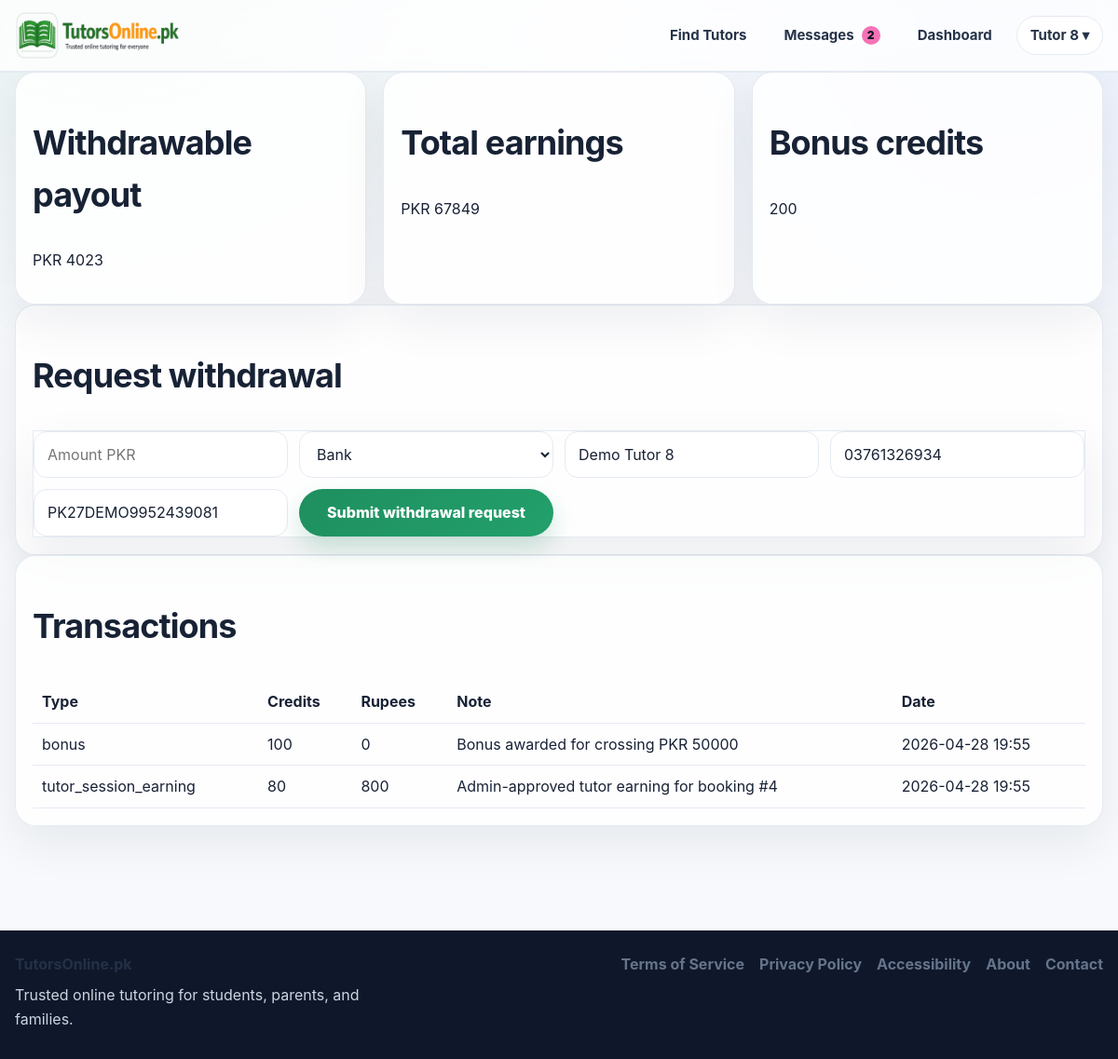
The app's page /wallet (signed in) with its own data.
### app.py (models this page shows, shortened)
class User(UserMixin, db.Model):
    id = db.Column(db.Integer, primary_key=True)
    email = db.Column(db.String(120), unique=True, nullable=False)
    password_hash = db.Column(db.String(255), nullable=False)
    role = db.Column(db.String(20), nullable=False, default="student")
    full_name = db.Column(db.String(120), nullable=False)
    public_name = db.Column(db.String(120), nullable=False)
    qualification = db.Column(db.String(120), default="")
    subjects = db.Column(db.String(255), default="")
    class_levels = db.Column(db.String(255), default="")
    experience_years = db.Column(db.Integer, default=0)
    bio = db.Column(db.Text, default="")
    degree_title = db.Column(db.String(255), default="")
    degree_major = db.Column(db.String(255), default="")
    degree_institution = db.Column(db.String(255), default="")
    degree_year = db.Column(db.String(50), default="")
    degree_grade = db.Column(db.String(50), default="")
    previous_path_choice = db.Column(db.String(50), default="")
    mphil_title = db.Column(db.String(255), default="")
    mphil_major = db.Column(db.String(255), default="")
    mphil_institution = db.Column(db.String(255), default="")
    mphil_year = db.Column(db.String(50), default="")
    mphil_grade = db.Column(db.String(50), default="")
    mphil_additional_note = db.Column(db.String(255), default="")
    masters_title = db.Column(db.String(255), default="")
    masters_major = db.Column(db.String(255), default="")
    masters_institution = db.Column(db.String(255), default="")
    masters_year = db.Column(db.String(50), default="")
    masters_grade = db.Column(db.String(50), default="")
    masters_additional_note = db.Column(db.String(255), default="")
    bachelor_title = db.Column(db.String(255), default="")
    bachelor_major = db.Column(db.String(255), default="")
    bachelor_institution = db.Column(db.String(255), default="")
    bachelor_year = db.Column(db.String(50), default="")
    bachelor_grade = db.Column(db.String(50), default="")
    bachelor_additional_note = db.Column(db.String(255), default="")
    inter_program = db.Column(db.String(100), default="")
    inter_institution = db.Column(db.String(255), default="")
    inter_grade = db.Column(db.String(50), default="")
    inter_year = db.Column(db.String(50), default="")
    matric_program = db.Column(db.String(100), default="")
    matric_institution = db.Column(db.String(255), default="")
    matric_grade = db.Column(db.String(50), default="")
    matric_year = db.Column(db.String(50), default="")
    gender = db.Column(db.String(50), default="")
    city = db.Column(db.String(120), default="")
    main_subject = db.Column(db.String(120), default="")
    additional_subjects = db.Column(db.String(255), default="")
    student_level = db.Column(db.String(120), default="")
    student_subject_needed = db.Column(db.String(120), default="")
    preferred_tutor_gender = db.Column(db.String(50), default="")
    learning_mode = db.Column(db.String(50), default="")
    teaching_mode = db.Column(db.String(50), default="")
    hourly_rate = db.Column(db.Integer, default=0)
    mobile_number = db.Column(db.String(40), default="")
    cnic_number = db.Column(db.String(40), default="")
    profile_image = db.Column(db.String(255), default="")
    degree_file = db.Column(db.String(255), default="")
    additional_qualification_level = db.Column(db.String(80), default="")
    additional_qualification_title = db.Column(db.String(255), default="")
    additional_qualification_major = db.Column(db.String(255), default="")
    additional_qualification_institution = db.Column(db.String(255), default="")
    additional_qualification_year = db.Column(db.String(50), default="")
    additional_qualification_grade = db.Column(db.String(50), default="")
    additional_qualification_file = db.Column(db.String(255), default="")
    demo_video_url = db.Column(db.String(255), default="")
    demo_video_file = db.Column(db.String(255), default="")
    modest_profile = db.Column(db.Boolean, default=False)
    audio_only = db.Column(db.Boolean, default=False)
    is_active_user = db.Column(db.Boolean, default=True)
    is_verified_tutor = db.Column(db.Boolean, default=False)
    profile_stage = db.Column(db.String(40), default="basic_complete")
    verification_submitted_at = db.Column(db.DateTime)
    approved_at = db.Column(db.DateTime)
    rejected_at = db.Column(db.DateTime)
    admin_review_note = db.Column(db.Text, default="")
    is_public_tutor = db.Column(db.Boolean, default=False)
    tutor_category = db.Column(db.String(80), default="")
    bonus_credits = db.Column(db.Integer, default=0)
    total_earnings_pkr = db.Column(db.Integer, default=0)
    monthly_earnings_pkr = db.Column(db.Integer, default=0)
    sessions_completed = db.Column(db.Integer, default=0)
    rating_avg = db.Column(db.Float, default=0.0)
    rating_count = db.Column(db.Integer, default=0)
    credits_balance = db.Column(db.Integer, default=0)
    pending_payout_pkr = db.Column(db.Integer, default=0)
    payout_method = db.Column(db.String(30), default="bank")
    payout_account_title = db.Column(db.String(120), default="")
    payout_account_number = db.Column(db.String(120), default="")
    payout_iban = db.Column(db.String(64), default="")
    created_at = db.Column(db.DateTime, default=datetime.utcnow)
    bookings_as_student = db.relationship(
        "Booking",
        backref="student",
        lazy=True,
        foreign_keys="Booking.student_id",
    )
    bookings_as_tutor = db.relationship(
        "Booking",
        backref="tutor",
        lazy=True,
        foreign_keys="Booking.tutor_id",
    )
    @property
    def is_active(self):
        return self.is_active_user

class CreditTransaction(db.Model):
    id = db.Column(db.Integer, primary_key=True)
    user_id = db.Column(db.Integer, db.ForeignKey("user.id"), nullable=False)
    credits_change = db.Column(db.Integer, nullable=False)
    rupee_amount = db.Column(db.Integer, default=0)
    tx_type = db.Column(db.String(50), nullable=False)
    note = db.Column(db.String(255), default="")
    created_at = db.Column(db.DateTime, default=datetime.utcnow)
    user = db.relationship("User", backref="credit_transactions")

### app.py (the view, shortened to what this page needs)
@app.route("/wallet")
@login_required
def student_wallet():
    txs = (
        CreditTransaction.query.filter_by(user_id=current_user.id)
        .order_by(CreditTransaction.created_at.desc())
        .all()
    )
    return render_template("tutor_wallet.html", txs=txs)

### app.py (called while the page is built, shortened)
@app.context_processor
def inject_message_badge():
    return {
        "global_unread_messages": unread_message_count_for(current_user)
        if current_user.is_authenticated else 0
    }

@login_manager.user_loader
def load_user(user_id):
    return User.query.get(int(user_id))

def unread_message_count_for(user):
    if not user or not getattr(user, "is_authenticated", False):
        return 0
    if user.role == "student":
        convo_ids = [
            c.id for c in Conversation.query.filter_by(student_id=user.id).all()
        ]
    elif user.role == "tutor":
        convo_ids = [
            c.id for c in Conversation.query.filter_by(tutor_id=user.id).all()
        ]
    elif user.role == "admin":
        return 0
    else:
        return 0
    if not convo_ids:
        return 0
    return Message.query.filter(
        Message.conversation_id.in_(convo_ids),
        Message.sender_id != user.id,
        Message.is_read == False
    ).count()

@app.context_processor
def inject_globals():
    return {
        "credit_rate": app.config["CREDIT_RATE"],
        "google_configured": bool(
            app.config["GOOGLE_CLIENT_ID"] and app.config["GOOGLE_CLIENT_SECRET"]
        ),
        "under_construction": UNDER_CONSTRUCTION,
    }

@app.after_request
def add_security_headers(response):
    response.headers.setdefault("X-Content-Type-Options", "nosniff")
    response.headers.setdefault("X-Frame-Options", "SAMEORIGIN")
    response.headers.setdefault("Referrer-Policy", "strict-origin-when-cross-origin")
    response.headers.setdefault(
        "Permissions-Policy",
        "camera=(self), microphone=(self), geolocation=()",
    )
    return response

@app.before_request
def construction_gate():
    if request.method == "GET" and not request.path.startswith("/static/"):
        if not session.get("_visit_counted"):
            session["_visit_counted"] = True
            app.config["VISITOR_COUNT"] = app.config.get("VISITOR_COUNT", 0) + 1
    if current_user.is_authenticated and current_user.role == "admin":
        if request.args.get("preview") == "1":
            return
    if current_user.is_authenticated and current_user.role == "admin":
        if request.args.get("preview") == "1":
            session["preview_mode"] = True
    if session.get("preview_mode"):
        return
    if not UNDER_CONSTRUCTION:
        return

### templates/tutor_wallet.html (shortened to what this page needs)
{% extends 'base.html' %}
{% block content %}
<section class="grid three">
  <div class="card"><h2>Withdrawable payout</h2><p>PKR {{ current_user.pending_payout_pkr or 0 }}</p></div>
  <div class="card"><h2>Total earnings</h2><p>PKR {{ current_user.total_earnings_pkr }}</p></div>
  <div class="card"><h2>Bonus credits</h2><p>{{ current_user.bonus_credits }}</p></div>
</section>
<section class="card">
  <h2>Request withdrawal</h2>
  <form method="post" action="{{ url_for('withdraw') }}" class="form-grid two-col">
    <input type="number" name="amount_pkr" min="1" max="{{ current_user.pending_payout_pkr or 0 }}" placeholder="Amount PKR" required>
    <select name="payout_method">
      <option value="bank" {% if current_user.payout_method == 'bank' %}selected{% endif %}>Bank</option>
    </select>
    <input name="payout_account_title" placeholder="Account title" value="{{ current_user.payout_account_title or '' }}" required>
    <input name="payout_account_number" placeholder="Account number / mobile wallet no" value="{{ current_user.payout_account_number or '' }}">
    <input name="payout_iban" placeholder="IBAN (optional)" value="{{ current_user.payout_iban or '' }}">
    <button class="btn" type="submit" {% if not current_user.pending_payout_pkr %}disabled{% endif %}>Submit withdrawal request</button>
  </form>
</section>
<section class="card">
  <h2>Transactions</h2>
  <table class="table">
    <tr><th>Type</th><th>Credits</th><th>Rupees</th><th>Note</th><th>Date</th></tr>
    {% for tx in txs %}
    <tr><td>{{ tx.tx_type }}</td><td>{{ tx.credits_change }}</td><td>{{ tx.rupee_amount }}</td><td>{{ tx.note }}</td><td>{{ tx.created_at.strftime('%Y-%m-%d %H:%M') }}</td></tr>
    {% else %}
    <tr><td colspan="5">No entries yet.</td></tr>
    {% endfor %}
  </table>
</section>
{% endblock %}

### templates/base.html (shortened to what this page needs)
<!doctype html>
<html lang="en">
<head>
  <link rel="stylesheet" href="{{ url_for('static', filename='css/styles.css') }}">
  <link rel="stylesheet" href="{{ url_for('static', filename='css/design-system.css') }}">
</head>
<body>
  <header class="site-header">
    <div class="container nav-wrap">
      <a href="{{ url_for('index') }}" class="brand">
        <img src="{{ url_for('static', filename='images/logo.png') }}" alt="TutorsOnline.pk" class="brand-logo">
      </a>
     <nav class="main-nav">
      <a href="{{ url_for('tutors') }}">Find Tutors</a>
      {% if current_user.is_authenticated %}
        <a href="{{ url_for('messages_inbox') }}" class="nav-messages-link">
          Messages
          {% if global_unread_messages and global_unread_messages > 0 %}
            <span class="nav-msg-badge">{{ global_unread_messages }}</span>
          {% endif %}
        </a>
        <a href="{{ url_for('dashboard') }}">Dashboard</a>
        <div class="nav-user-dropdown">
          <button type="button" class="nav-user-trigger">
            {{ current_user.public_name or 'Account' }} ▾
          </button>
        </div>
      {% else %}
        <a href="{{ url_for('contact') }}">Contact</a>
        <a href="{{ url_for('login') }}">Login</a>
        <a href="{{ url_for('register') }}" class="nav-join-btn">Join</a>
      {% endif %}
    </nav>
    </div>
  </header>
  <main class="site-main">
    <div class="container">
      {% block content %}{% endblock %}
    </div>
  </main>
  <footer class="site-footer">
    <div class="container footer-wrap">
      <div class="footer-brand">
        <strong>TutorsOnline.pk</strong>
        <p>Trusted online tutoring for students, parents, and families.</p>
      </div>
      <div class="footer-links">
        <a href="{{ url_for('terms') }}">Terms of Service</a>
        <a href="{{ url_for('privacy') }}">Privacy Policy</a>
        <a href="{{ url_for('accessibility') }}">Accessibility</a>
        <a href="{{ url_for('about') }}">About</a>
        <a href="{{ url_for('contact') }}">Contact</a>
      </div>
    </div>
  </footer>
</body>
</html>

### static/css/styles.css (style rules this page uses)
:root { --bg: #f6f7f9; --surface: #ffffff; --surface-soft: rgba(255, 255, 255, 0.92); --text: #1f2a44; --muted: #5f6b7a; --line: #e3e8ee; --brand: #347a46; --brand-dark: #2d673c; --brand-light: #eef6f0; --blue: #2f67e8; --blue-dark: #2251bf; --shadow-soft: 0 12px 32px rgba(26, 37, 57, 0.05); --shadow-card: 0 14px 28px rgba(20, 31, 55, 0.06); --radius-xl: 28px; --radius-lg: 22px; --radius-md: 18px; --radius-sm: 14px; }
* { box-sizing: border-box; }
html { scroll-behavior: smooth; }
body { margin: 0; font-family: Arial, Helvetica, sans-serif; background: var(--bg); color: var(--text); }
a { text-decoration: none; color: var(--brand); }
img { max-width: 100%; }
.container { max-width: 1240px; margin: 0 auto; padding: 0 20px; }
.site-main { padding: 0 0 48px; }
.site-header { background: rgba(255, 255, 255, 0.95); border-bottom: 1px solid var(--line); position: sticky; top: 0; z-index: 50; backdrop-filter: blur(10px); }
.nav-wrap { min-height: 88px; display: flex; align-items: center; justify-content: space-between; gap: 20px; }
.brand { display: flex; align-items: center; }
.brand-logo { height: 58px; width: auto; display: block; }
.main-nav { display: flex; align-items: center; gap: 34px; flex-wrap: wrap; }
.main-nav a { color: #243047; font-size: 18px; font-weight: 500; }
.card { background: var(--surface); border: 1px solid var(--line); border-radius: 18px; padding: 18px; box-shadow: 0 10px 24px rgba(14, 32, 73, 0.04); }
.grid { display: grid; gap: 18px; }
.grid.three { grid-template-columns: repeat(auto-fit, minmax(220px, 1fr)); }
.form-grid { display: grid; gap: 12px; }
.form-grid.two-col { grid-template-columns: repeat(auto-fit, minmax(220px, 1fr)); }
input, select, textarea, button, progress { font: inherit; }
input, select, textarea { width: 100%; padding: 12px 14px; border: 1px solid var(--line); border-radius: 12px; background: #ffffff; }
.table { width: 100%; border-collapse: collapse; }
.table th, .table td { border-bottom: 1px solid var(--line); padding: 10px; text-align: left; vertical-align: top; }
.site-footer { margin-top: 48px; background: #ffffff; border-top: 1px solid var(--line); }
.footer-wrap { display: flex; justify-content: space-between; gap: 24px; padding: 24px 20px 30px; flex-wrap: wrap; }
.footer-brand strong { display: block; margin-bottom: 8px; color: #243047; }
.footer-brand p { margin: 0; color: var(--muted); max-width: 380px; line-height: 1.6; }
.footer-links { display: flex; gap: 18px; flex-wrap: wrap; align-items: flex-start; }
.footer-links a { color: #3b5fbf; font-weight: 500; }
:root { --homepage-max: 1280px; --hero-height-desktop: 500px; --hero-height-tablet: 430px; --hero-height-mobile: 360px; --glass: rgba(255, 255, 255, 0.78); --glass-strong: rgba(255, 255, 255, 0.9); --brand-grad: linear-gradient(135deg, #2f67e8 0%, #347a46 100%); --soft-ring: 0 0 0 4px rgba(47, 103, 232, 0.08); --shadow-premium: 0 18px 45px rgba(17, 24, 39, 0.08); --shadow-premium-lg: 0 30px 70px rgba(17, 24, 39, 0.14); }
.container { max-width: var(--homepage-max); }

### records on screen
User: public_name "Tutor 8", pending_payout_pkr "4023", total_earnings_pkr "67849", bonus_credits "200", payout_method "Bank", payout_account_title "Demo Tutor 8", payout_account_number "03761326934", payout_iban "PK27DEMO9952439081"
CreditTransaction: tx_type "bonus", credits_change "100", rupee_amount "0", note "Bonus awarded for crossing PKR 50000", created_at "2026-04-28 19:55"
CreditTransaction: tx_type "tutor_session_earning", credits_change "80", rupee_amount "800", note "Admin-approved tutor earning for booking #4", created_at "2026-04-28 19:55"

### other values on screen
{{ global_unread_messages }} "2"
